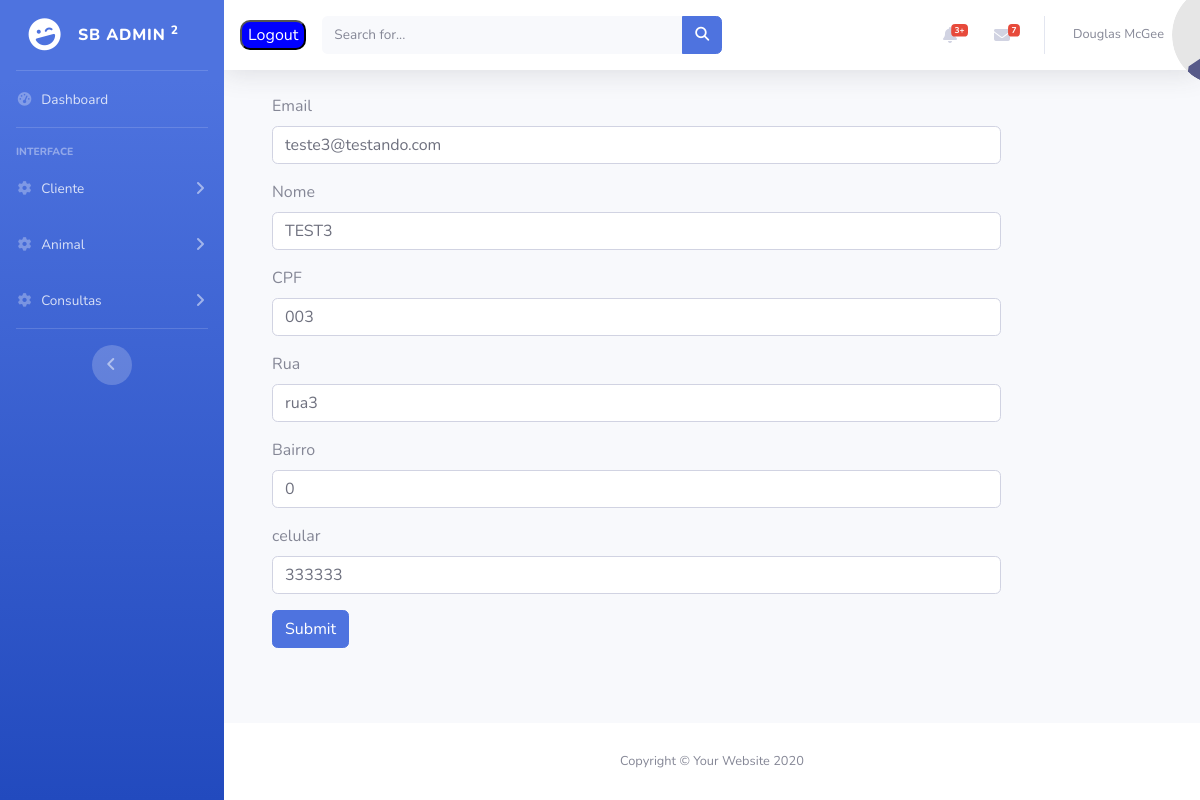
Screenshot of /produto/admin.php?rota=editar_cliente&id=102 with the database file from the repository.
### tables this page shows
CREATE TABLE `cliente` (
  `nome_cliente` varchar(40) NOT NULL,
  `id_cliente` int(10) NOT NULL,
  `email_cliente` varchar(20) NOT NULL,
  `cpf_cliente` varchar(15) NOT NULL,
  `celular_cliente` varchar(20) NOT NULL,
  `data_cadastro_cliente` date NOT NULL DEFAULT current_timestamp(),
  `rua_cliente` varchar(40) NOT NULL,
  `bairro_cliente` int(50) DEFAULT NULL
);

### classes/Cliente.php (called while the page is built, shortened)
<?php
include("../classes/Conexao.php");
class Cliente
{
    public $conexaoBD;
    public function  __construct()
    {
        $objConexao = new Conexao();
        $this->conexaoBD = $objConexao->getConexao();
    }
    public function selecionarPorId($id)
    {
        $sql = "select * from cliente where id_cliente=$id";
        $this->retornoBD = $this->conexaoBD->query($sql);
    }
}

### classes/Conexao.php (called while the page is built)
<?php
class Conexao{
    private $url;
    private $usuario;
    private $senha;
    private $baseDeDados;
    public function __construct() {
        $this->url = "127.0.0.1";
        $this->usuario = "root";
        $this->senha = '';
        $this->baseDeDados = 'clinica_pet';
    }
    public function getConexao() {
        return  new mysqli(
            $this->url,
            $this->usuario,
            $this->senha,
            $this->baseDeDados
        );
    }
}

### include/editarCliente.php (the view, shortened to what this page needs)
<?php
include_once("../classes/Cliente.php");
if (isset($_SESSION['administrador'])){
$objCliente = new Cliente();
if (isset($_GET['id'])) {
    $objCliente->selecionarPorId($_GET['id']);
}
$retorno = $objCliente->retornoBD->fetch_object();
?>
<div class="container">
    <div class="row">
        <div class="col-10">
            <form method="POST" action="">
                <div class="mb-3">
                    <label for="exampleInputEmail1" class="form-label">Email</label>
                    <input type="email" class="form-control" id="email-cliente" aria-describedby="emailHelp" name="emailCliente" value="<?php echo $retorno->email_cliente; ?>">
                </div>
                <div class="mb-3">
                    <label for="nome" class="form-label">Nome</label>
                    <input type="text" class="form-control" id="nome-cliente" aria-describedby="nomeHelp" name="nomeCliente" value="<?php echo $retorno->nome_cliente; ?>">
                </div>
                <div class="mb-3">
                    <label for="cpf" class="form-label">CPF</label>
                    <input type="text" class="form-control" id="cpf-cliente" aria-describedby="cpfHelp" name="cpfCliente" value="<?php echo $retorno->cpf_cliente; ?>" >
                </div>
                <div class="mb-3">
                    <label for="rua" class="form-label">Rua</label>
                    <input type="text" class="form-control" id="rua-cliente" aria-describedby="ruaHelp" name="ruaCliente" value="<?php echo $retorno->rua_cliente; ?>">
                </div>
                <div class="mb-3">
                    <label for="bairro" class="form-label">Bairro</label>
                    <input type="text" class="form-control" id="bairro-cliente" aria-describedby="bairroHelp" name="bairroCliente" value="<?php echo $retorno->bairro_cliente; ?>">
                </div>
                <div class="mb-3">
                    <label for="celular" class="form-label">celular</label>
                    <input type="text" class="form-control" id="celular-cliente" aria-describedby="celularHelp" name="celularCliente" value="<?php echo $retorno->celular_cliente; ?>">
                </div>
                <button type="submit" class="btn btn-primary">Submit</button>
            </form>
        </div>
    </div>
</div>
<?php
}else{
    header("Location:../index.html");
}
?>

### rows the page displays
cliente: emailCliente "teste3@testando.com", nomeCliente "TEST3", cpfCliente "003", ruaCliente "rua3", bairroCliente "0", celularCliente "333333"
